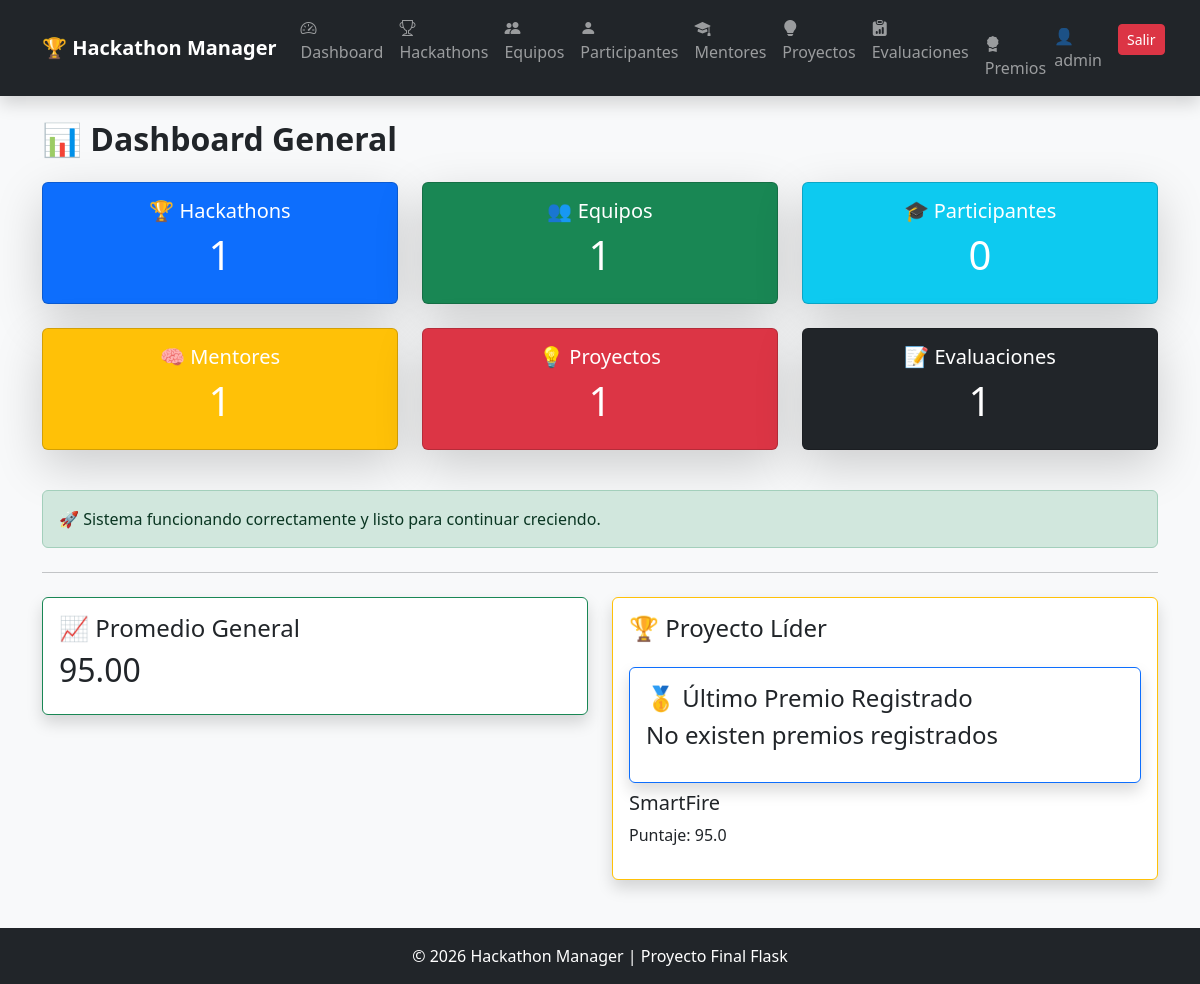
/dashboard (signed in), run on an earlier commit of the app's database.
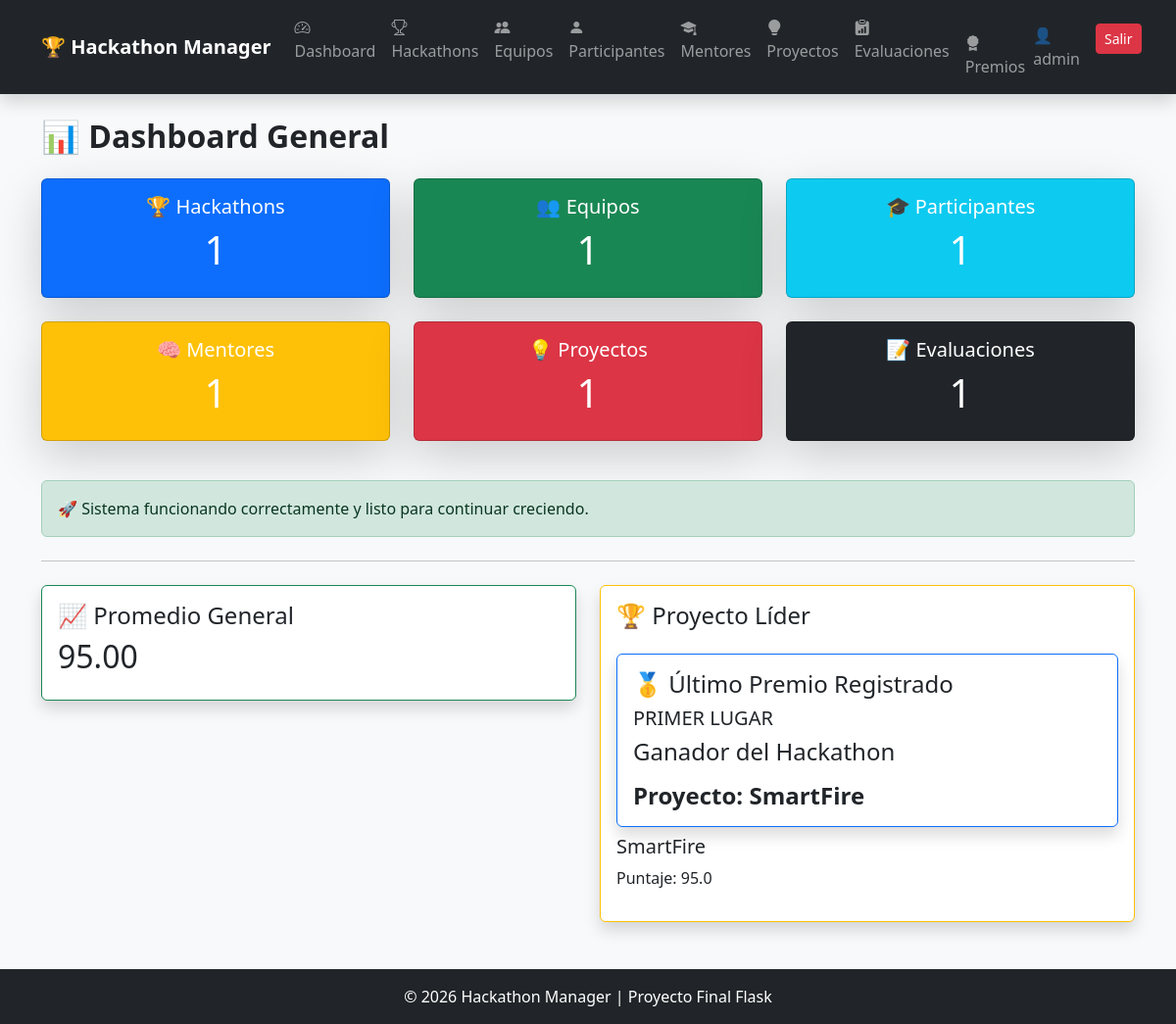
And on a later commit of the database.
### app/models/usuario.py (models this page shows, shortened)
class Usuario(UserMixin, db.Model):
    __tablename__ = "usuarios"
    id = db.Column(
        db.Integer,
        primary_key=True
    )
    nombre = db.Column(
        db.String(100),
        nullable=False
    )
    email = db.Column(
        db.String(100),
        unique=True,
        nullable=False
    )
    username = db.Column(
        db.String(50),
        unique=True,
        nullable=False
    )
    password = db.Column(
        db.String(255),
        nullable=False
    )
    rol_id = db.Column(
        db.Integer,
        db.ForeignKey("roles.id"),
        nullable=False
    )

### app/models/proyecto.py (models this page shows, shortened)
class Proyecto(db.Model):
    __tablename__ = "proyectos"
    id = db.Column(
        db.Integer,
        primary_key=True
    )
    nombre = db.Column(
        db.String(150),
        nullable=False
    )
    descripcion = db.Column(
        db.Text,
        nullable=False
    )
    tecnologia = db.Column(
        db.String(100),
        nullable=False
    )
    estado = db.Column(
        db.String(50),
        default="En desarrollo"
    )
    equipo_id = db.Column(
        db.Integer,
        db.ForeignKey("equipos.id"),
        nullable=False
    )
    evaluaciones = db.relationship(
    "Evaluacion",
    backref="proyecto",
    lazy=True
)

### app/models/evaluacion.py (models this page shows, shortened)
class Evaluacion(db.Model):
    __tablename__ = "evaluaciones"
    id = db.Column(
        db.Integer,
        primary_key=True
    )
    puntaje = db.Column(
        db.Float,
        nullable=False
    )
    observacion = db.Column(
        db.Text
    )
    fecha = db.Column(
        db.String(20)
    )
    proyecto_id = db.Column(
        db.Integer,
        db.ForeignKey("proyectos.id"),
        nullable=False
    )

### app/models/premio.py (models this page shows)
class Premio(db.Model):
    __tablename__ = "premios"
    id = db.Column(
        db.Integer,
        primary_key=True
    )
    nombre = db.Column(
        db.String(100),
        nullable=False
    )
    descripcion = db.Column(
        db.String(200)
    )
    proyecto_id = db.Column(
        db.Integer,
        db.ForeignKey("proyectos.id")
    )
    proyecto = db.relationship(
        "Proyecto",
        backref="premios"
    )

### app/dashboard/routes.py (the view)
@dashboard_bp.route("/dashboard")
@login_required
def dashboard():
    total_hackathons = Hackathon.query.count()
    total_equipos = Equipo.query.count()
    total_participantes = Participante.query.count()
    total_mentores = Mentor.query.count()
    total_proyectos = Proyecto.query.count()
    total_evaluaciones = Evaluacion.query.count()
    promedio = db.session.query(
                    func.avg(Evaluacion.puntaje)
                ).scalar()
    mejor_evaluacion = Evaluacion.query.order_by(
                    Evaluacion.puntaje.desc()
                ).first()
    ultimo_premio = Premio.query.order_by(
                    Premio.id.desc()
                ).first()
    return render_template(
                    "dashboard/index.html",
                    total_hackathons=total_hackathons,
                    total_equipos=total_equipos,
                    total_participantes=total_participantes,
                    total_mentores=total_mentores,
                    total_proyectos=total_proyectos,
                    total_evaluaciones=total_evaluaciones,
                    promedio=promedio,
                    mejor_evaluacion=mejor_evaluacion,
                    ultimo_premio=ultimo_premio
                )

### app/templates/dashboard/index.html
{% extends 'base.html' %}
{% block content %}
<h2 class="mb-4 fw-bold">
    📊 Dashboard General
</h2>
<div class="row">
    <div class="col-md-4 mb-4">
        <div class="card text-white bg-primary shadow-lg">
            <div class="card-body text-center">
                <h5>🏆 Hackathons</h5>
                <h1>{{ total_hackathons }}</h1>
            </div>
        </div>
    </div>
    <div class="col-md-4 mb-4">
        <div class="card text-white bg-success shadow-lg">
            <div class="card-body text-center">
                <h5>👥 Equipos</h5>
                <h1>{{ total_equipos }}</h1>
            </div>
        </div>
    </div>
    <div class="col-md-4 mb-4">
        <div class="card text-white bg-info shadow-lg">
            <div class="card-body text-center">
                <h5>🎓 Participantes</h5>
                <h1>{{ total_participantes }}</h1>
            </div>
        </div>
    </div>
</div>
<div class="row">
    <div class="col-md-4 mb-4">
        <div class="card text-white bg-warning shadow-lg">
            <div class="card-body text-center">
                <h5>🧠 Mentores</h5>
                <h1>{{ total_mentores }}</h1>
            </div>
        </div>
    </div>
    <div class="col-md-4 mb-4">
        <div class="card text-white bg-danger shadow-lg">
            <div class="card-body text-center">
                <h5>💡 Proyectos</h5>
                <h1>{{ total_proyectos }}</h1>
            </div>
        </div>
    </div>
    <div class="col-md-4 mb-4">
        <div class="card text-white bg-dark shadow-lg">
            <div class="card-body text-center">
                <h5>📝 Evaluaciones</h5>
                <h1>{{ total_evaluaciones }}</h1>
            </div>
        </div>
    </div>
</div>
<div class="alert alert-success mt-3">
    🚀 Sistema funcionando correctamente y listo para continuar creciendo.
</div>
<hr class="my-4">
<div class="row">
    <div class="col-md-6">
        <div class="card border-success shadow">
            <div class="card-body">
                <h4>
                    📈 Promedio General
                </h4>
                <h2>
                    {% if promedio %}
                        {{ "%.2f"|format(promedio) }}
                    {% else %}
                        0
                    {% endif %}
                </h2>
            </div>
        </div>
    </div>
    <div class="col-md-6">
        <div class="card border-warning shadow">
            <div class="card-body">
                <h4>
                    🏆 Proyecto Líder
                <div class="row mt-4">
    <div class="col-md-12">
        <div class="card border-primary shadow">
            <div class="card-body">
                <h4>
                    🥇 Último Premio Registrado
                </h4>
                {% if ultimo_premio %}
                    <h5>
                        {{ ultimo_premio.nombre }}
                    </h5>
                    <p>
                        {{ ultimo_premio.descripcion }}
                    </p>
                    <strong>
                        Proyecto:
                        {{ ultimo_premio.proyecto.nombre }}
                    </strong>
                {% else %}
                    <p>
                        No existen premios registrados
                    </p>
                {% endif %}
            </div>
        </div>
    </div>
</div>
                </h4>
                {% if mejor_evaluacion %}
                    <h5>
                        {{ mejor_evaluacion.proyecto.nombre }}
                    </h5>
                    <p>
                        Puntaje:
                        {{ mejor_evaluacion.puntaje }}
                    </p>
                {% else %}
                    <p>
                        Sin evaluaciones
                    </p>
                {% endif %}
            </div>
        </div>
    </div>
</div>
{% endblock %}

### app/templates/base.html (shortened to what this page needs)
<!DOCTYPE html>
<html lang="es">
<head>
    <link href="https://cdn.jsdelivr.net/npm/bootstrap@5.3.7/dist/css/bootstrap.min.css"
          rel="stylesheet">
    <link rel="stylesheet"
          href="https://cdn.jsdelivr.net/npm/bootstrap-icons@1.11.3/font/bootstrap-icons.min.css">
</head>
<body class="bg-light">
<nav class="navbar navbar-expand-lg navbar-dark bg-dark shadow">
    <div class="container">
        <a class="navbar-brand fw-bold"
           href="/">
            🏆 Hackathon Manager
        </a>
        <div class="collapse navbar-collapse"
             id="menu">
            <ul class="navbar-nav me-auto">
                {% if current_user.is_authenticated %}
                <li class="nav-item">
                    <a class="nav-link" href="/dashboard">
                        <i class="bi bi-speedometer2"></i>
                        Dashboard
                    </a>
                </li>
                <li class="nav-item">
                    <a class="nav-link" href="/hackathons">
                        <i class="bi bi-trophy"></i>
                        Hackathons
                    </a>
                </li>
                <li class="nav-item">
                    <a class="nav-link" href="/equipos">
                        <i class="bi bi-people-fill"></i>
                        Equipos
                    </a>
                </li>
                <li class="nav-item">
                    <a class="nav-link" href="/participantes">
                        <i class="bi bi-person-fill"></i>
                        Participantes
                    </a>
                </li>
                <li class="nav-item">
                    <a class="nav-link" href="/mentores">
                        <i class="bi bi-mortarboard-fill"></i>
                        Mentores
                    </a>
                </li>
                <li class="nav-item">
                    <a class="nav-link" href="/proyectos">
                        <i class="bi bi-lightbulb-fill"></i>
                        Proyectos
                    </a>
                </li>
                <li class="nav-item">
                    <a class="nav-link" href="/evaluaciones">
                        <i class="bi bi-clipboard-data-fill"></i>
                        Evaluaciones
                        <li class="nav-item">
    <a class="nav-link" href="/premios">
        <i class="bi bi-award-fill"></i>
        Premios
    </a>
</li>
                    </a>
                </li>
                {% endif %}
            </ul>
            <ul class="navbar-nav">
                {% if current_user.is_authenticated %}
                <li class="nav-item">
                    <span class="navbar-text me-3">
                        👤 {{ current_user.username }}
                    </span>
                </li>
                <li class="nav-item">
                    <a class="btn btn-danger btn-sm"
                       href="/logout">
                        Salir
                    </a>
                </li>
                {% endif %}
            </ul>
        </div>
    </div>
</nav>
<div class="container mt-4">
    {% block content %}
    {% endblock %}
</div>
<footer class="bg-dark text-white text-center mt-5 p-3">
    © 2026 Hackathon Manager | Proyecto Final Flask
</footer>
</body>
</html>

What changed in the data, as far as the page shows it:
added Premio: nombre "PRIMER LUGAR", descripcion "Ganador del Hackathon"
shown differently, row unchanged: Proyecto "SmartFire": proyecto.nombre (not shown) → "SmartFire"
Also different on the page:
{{ total_participantes }}: "0" → "1"
text no longer shown: "No existen premios registrados"
text now shown: "Proyecto:"
